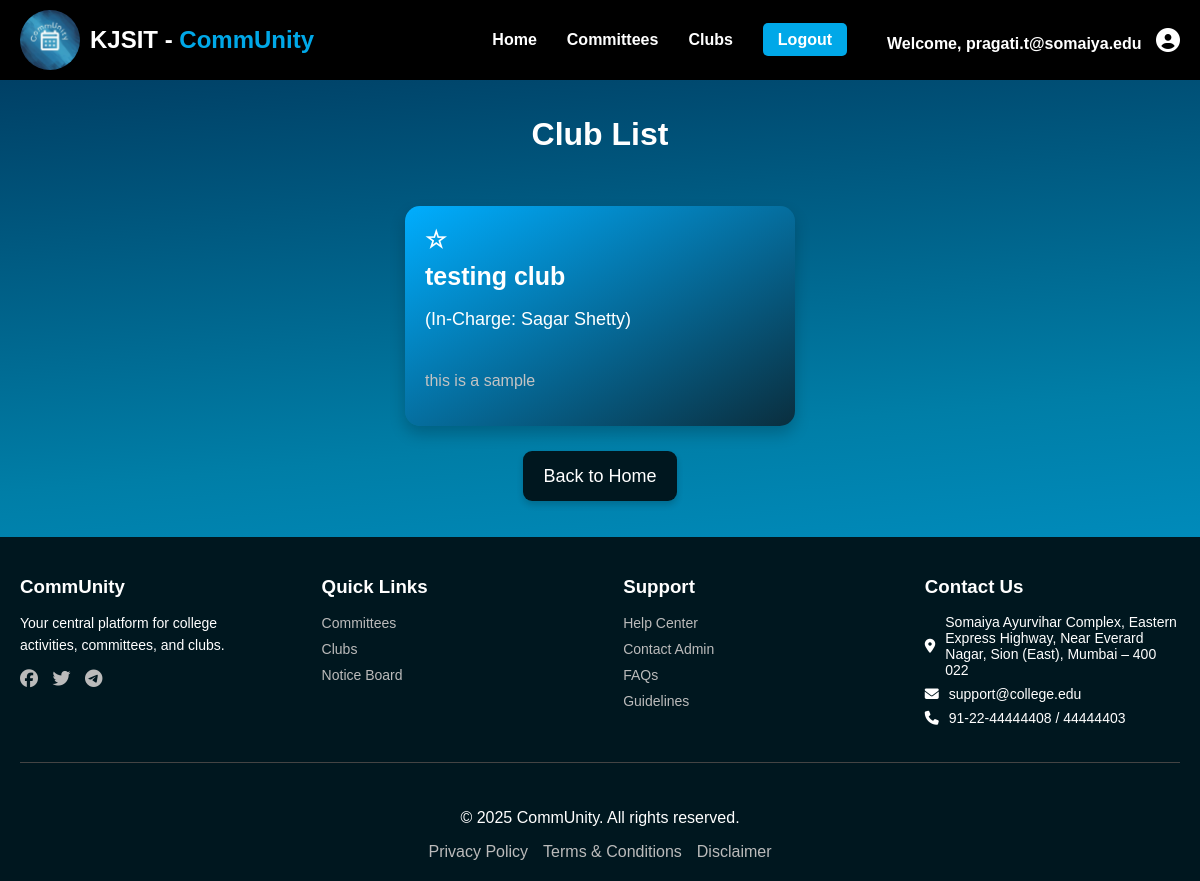
Page /committees/clubs/ (signed in) on the committed database.
### Login/models.py (models this page shows, shortened)
class CustomUser(AbstractUser):
    email = models.EmailField(unique=True)

class UserProfile(models.Model):
    ROLE_CHOICES = (
        ('faculty', 'Faculty'),
        ('core_member', 'Core Member'),
        ('member', 'Member'),
        ('non_participating', 'Non Participating')
    )
    id = models.OneToOneField(settings.AUTH_USER_MODEL, on_delete=models.CASCADE, primary_key=True)
    ssv_id = models.IntegerField(null=True, blank=True, unique=True)  # New field
    full_name = models.CharField(max_length=255)
    role = models.CharField(max_length=20, choices=ROLE_CHOICES,default='non_participating')
    profile_picture = models.ImageField(upload_to='profile_pics/', default='profile_pics/default.jpg',null=True, blank=True)
    created_at = models.DateTimeField(auto_now_add=True)
    updated_at = models.DateTimeField(auto_now=True)
    preferences = models.JSONField(default=list,null=True,blank=True) # New field for preferences

### committees/models.py (models this page shows, shortened)
class Associations(models.Model):
    ROLE_CHOICES = (
        ('committees', 'Committees'),
        ('clubs', 'Clubs')
    )
    STATUS_CHOICES = (
        ('pending', 'Pending Approval'),
        ('approved', 'Approved'),
        ('rejected', 'Rejected'),
        ('delete_pending', 'Delete Request Pending'),
    )
    id = models.AutoField(primary_key=True)
    name = models.CharField(max_length=255)
    description = models.TextField()
    type = models.CharField(max_length=15, choices=ROLE_CHOICES)
    faculty_incharge = models.ForeignKey('faculty.Faculty', on_delete=models.CASCADE)
    created_by = models.ForeignKey('members.CoreMember', on_delete=models.CASCADE, null=True, blank=True)
    created_at = models.DateTimeField(auto_now_add=True)
    image = models.ImageField(upload_to='association_images/', null=True, blank=True)
    status = models.CharField(max_length=15, choices=STATUS_CHOICES, default='pending')
    owner = models.ForeignKey('members.CoreMember', on_delete=models.SET_NULL, null=True, blank=True,related_name='owned_associations')

### faculty/models.py (models this page shows, shortened)
class Faculty(models.Model):
    id = models.OneToOneField(UserProfile, on_delete=models.CASCADE, primary_key=True)
    department = models.CharField(max_length=100)
    designation = models.CharField(max_length=100,null=True,blank=True)
    locked_dates = models.JSONField(null=True,blank=True)
    permissions = models.JSONField(default=list,null=True,blank=True)

### committees/views.py (the view, shortened to what this page needs)
# urls.py: path('clubs/', views.club_list, name='club_list'),
def club_list(request):
    user = request.user
    clubs = Associations.objects.filter(type='clubs',status__in=["approved", "delete_pending"])
    preferences = []
    if request.user.is_authenticated:
        preferences = UserProfile.objects.get(id=user).preferences
    print("Preferences:", preferences)
    context = {
        'clubs': clubs,
        'preferences': preferences
    }
    request.session['url'] = 'club_list'
    return render(request, 'committees/clubs_list.html', context)

### committees/templates/committees/clubs_list.html (shortened to what this page needs)
{% load static %}
<link rel="stylesheet" href="https://cdnjs.cloudflare.com/ajax/libs/font-awesome/6.5.1/css/all.min.css">
<link rel="stylesheet" href="{% static 'css/club_list.css' %}">
<body>
<header>
    <h1>Club List</h1>
    <nav>
        <div class="logo-container">
            <img src="{% static 'images/logo.jpeg' %}" alt="CommUnity Logo" class="full-width-logo">
            <div class="logo">KJSIT - <span>CommUnity</span></div>
        </div>
        <ul>
            <li><a href="{% url 'home'%}">Home</a></li>
            <li><a href="{% url 'committees_list' %}">Committees</a></li>
            <li><a href="{% url 'club_list' %}">Clubs</a></li>
            {% if user.is_authenticated %}
                <li><a href="{% url 'account_logout' %}" class="logout-btn">Logout</a></li>
                <li><span style="color: white; padding: 10px;">Welcome, {{ user.email }}</span>
                    <div class="user-dropdown">
                        <i class="fa-solid fa-circle-user user-icon"></i>
                    </div>
                </li>
            {% endif %}
        </ul>
    </nav>
</header>
<main class="main-content">
<div class="club-list">
    <ul>
        {% for club in clubs %}
            {% if club.status == "approved" or club.status == "delete_pending" %}
                <li>
                    <span
                        class="star-icon {% if club.id in preferences %}selected{% endif %}"
                        data-club-id="{{ club.id }}"
                        onclick="toggleSelection(this)">
                        {% if club.id in preferences %} &#9733; {% else %} &#9734; {% endif %}
                    </span>
                    <a href="{% url 'club_detail' pk=club.id %}" class="club-name">
                        {{ club.name }}
                    </a>
                    <p class="faculty-incharge">
                        (In-Charge: {{ club.faculty_incharge.id.full_name }})
                    </p>
                    <p>{{ club.description }}</p>
                </li>
            {% endif %}
        {% empty %}
            <li>No clubs have been added yet.</li>
        {% endfor %}
    </ul>
</div>
<a href="{% url 'home' %}" class="back-button">Back to Home</a>
</main>
<footer>
    <div class="footer-container">
        <div class="footer-section">
            <h3>CommUnity</h3>
            <p>Your central platform for college activities, committees, and clubs.</p>
            <div class="social-icons">
                <a href="#"><i class="fab fa-facebook"></i></a>
                <a href="#"><i class="fab fa-twitter"></i></a>
                <a href="#"><i class="fab fa-telegram"></i></a>
            </div>
        </div>
        <div class="footer-section">
            <h3>Quick Links</h3>
            <ul>
                <li><a href="{% url 'committees_list' %}">Committees</a></li>
                <li><a href="{% url 'club_list' %}">Clubs</a></li>
                <li><a href="#notice-board">Notice Board</a></li>
            </ul>
        </div>
        <div class="footer-section">
            <h3>Support</h3>
            <ul>
                <li><a href="#">Help Center</a></li>
                <li><a href="#">Contact Admin</a></li>
                <li><a href="#">FAQs</a></li>
                <li><a href="#">Guidelines</a></li>
            </ul>
        </div>
        <div class="footer-section">
            <h3>Contact Us</h3>
            <ul class="contact-info">
                <li><i class="fas fa-map-marker-alt"></i> Somaiya Ayurvihar Complex, Eastern Express Highway, Near Everard Nagar, Sion (East), Mumbai – 400 022</li>
                <li><i class="fas fa-envelope"></i> support@college.edu</li>
                <li><i class="fas fa-phone"></i> 91-22-44444408 / 44444403</li>
            </ul>
        </div>
    </div>
    <hr>
    <div class="footer-bottom">
        <p>© 2025 CommUnity. All rights reserved.</p>
        <div class="footer-links">
            <a href="https://www.somaiya.edu.in/en/privacy-policy" target="blank">Privacy Policy</a>
            <a href="https://www.somaiya.edu.in/en/terms-and-conditions" target="balnk">Terms &amp; Conditions</a>
            <a href="https://www.somaiya.edu.in/en/disclaimer" target="blank">Disclaimer</a>
        </div>
    </div>
</footer>
</body>

### committees/static/css/club_list.css (style rules this page uses)
body { font-family: Arial, sans-serif; background: linear-gradient(175deg, #003459, #007EA7, #00A8E8); margin: 0; margin-top: 80px; padding: 0; text-align: center; }
header { color: white; padding: 15px 0; }
nav { display: flex; align-items: center; justify-content: space-between; padding: 10px 20px; background: black; position: fixed; width: 100%; z-index: 1000; top: 0; }
.logo-container { display: flex; align-items: center; }
.full-width-logo { max-height: 60px; margin-right: 10px; border-radius: 50%; object-fit: cover; }
.logo { font-size: 24px; font-weight: bolder; color: white; white-space: nowrap; }
.logo span { color: #00A8E8; }
nav ul { list-style: none; display: flex; align-items: center; margin: 0; padding: 0; }
nav ul li { margin: 0 15px; }
nav ul li a { text-decoration: none; color: white; font-weight: bold; transition: color 0.3s ease; }
ul li span { color: white; text-decoration: none; font-weight: bold; }
.logout-btn { padding: 8px 15px; background: #00A8E8; border-radius: 5px; color: white; }
.user-dropdown { margin-right: 10px; position: relative; display: inline-block; cursor: pointer; }
.user-icon { margin-right: 15px; font-size: x-large; color: #fff; }
h1 { color: #fff; font-family: 'Trebuchet MS', 'Lucida Sans Unicode', 'Lucida Grande', 'Lucida Sans', Arial, sans-serif; }
.back-button { background: #00171F; color: #FFFFFF; text-decoration: none; font-size: 18px; padding: 15px 20px; border-radius: 9px; transition: all 0.3s ease-in-out; text-align: center; border: none; cursor: pointer; box-shadow: 0px 4px 6px rgba(0, 23, 31, 0.2); }
.club-list li { background: linear-gradient(150deg, #00aeff, #0a2e3e); backdrop-filter: blur(15px); width: 350px; height: 180px; padding: 20px; border-radius: 15px; box-shadow: 0 8px 16px rgba(0, 0, 0, 0.2); text-align: left; transition: transform 0.3s ease, box-shadow 0.3s ease; cursor: pointer; position: relative; overflow: hidden; display: flex; flex-direction: column; justify-content: center; color: rgb(195, 195, 195); }
.club-list ul { list-style: none; padding: 0; display: flex; flex-wrap: wrap; justify-content: center; margin-bottom: 40px; gap: 30px; }
.club-list li { background: linear-gradient(150deg, #00aeff, #0a2e3e); backdrop-filter: blur(15px); width: 350px; height: 180px; padding: 20px; border-radius: 15px; box-shadow: 0 8px 16px rgba(0, 0, 0, 0.2); text-align: left; transition: transform 0.3s ease, box-shadow 0.3s ease; cursor: pointer; position: relative; overflow: hidden; display: flex; flex-direction: column; justify-content: space-between; color: rgb(195, 195, 195); }
.club-name { color: white; font-weight: bold; font-size: 25px; text-decoration: none; display: flex; align-items: center; gap: 8px; text-shadow: #00171F; }
.faculty-incharge { font-size: 18px; color: #fff; text-align: left; margin-top: 10px; }
.star-icon { font-size: 24px; color: white; margin-right: 8px; }
footer { background: #00171F; color: #fff; padding: 20px; text-align: left; margin-top: 50px; }
.footer-container { display: flex; justify-content: space-between; flex-wrap: wrap; align-items: flex-start; }
.footer-section { width: 22%; }
.footer-section h3 { margin-bottom: 10px; }
.footer-section ul { list-style: none; padding: 0; display: flex; flex-direction: column; gap: 8px; }
.footer-section ul li a { color: #bbb; text-decoration: none; font-size: 14px; }
.footer-bottom { text-align: center; margin-top: 10px; padding-top: 10px; }
.footer-links { display: flex; justify-content: center; gap: 15px; }
.footer-links a { color: #bbb; text-decoration: none; }
.footer-section p { font-size: 14px; line-height: 1.6; }
.social-icons a { display: inline-block; margin-right: 10px; font-size: 18px; color: #bbb; }
.contact-info { display: flex; flex-direction: column; gap: 8px; }
.contact-info li { display: flex; align-items: center; font-size: 14px; }
.contact-info i { margin-right: 10px; }
hr { border: 0; height: 1px; background: #444; margin: 20px 0; }

### rows in the picture
CustomUser: email "pragati.t@somaiya.edu"
Associations: name "testing club", faculty_incharge.id.full_name "Sagar Shetty", description "this is a sample"
